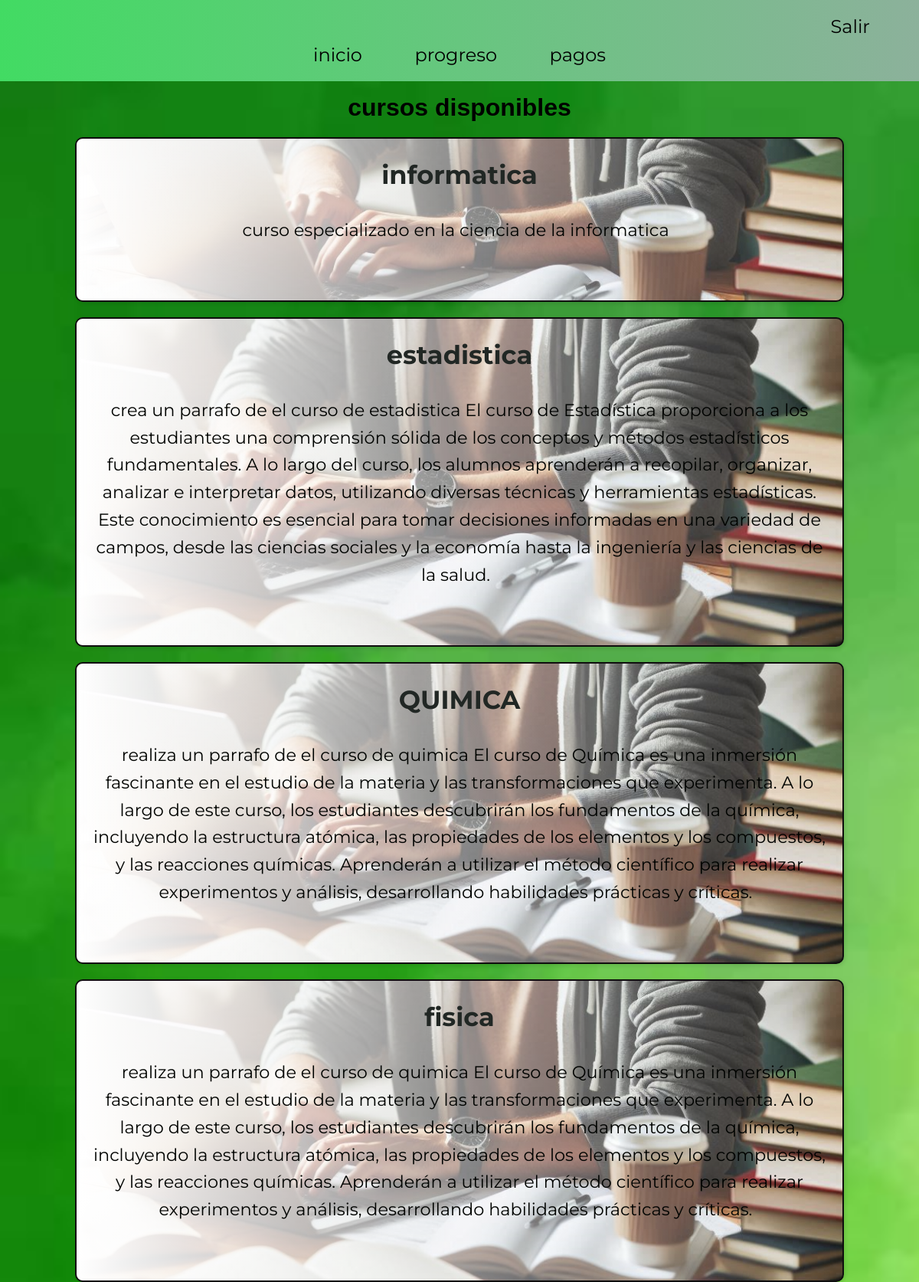
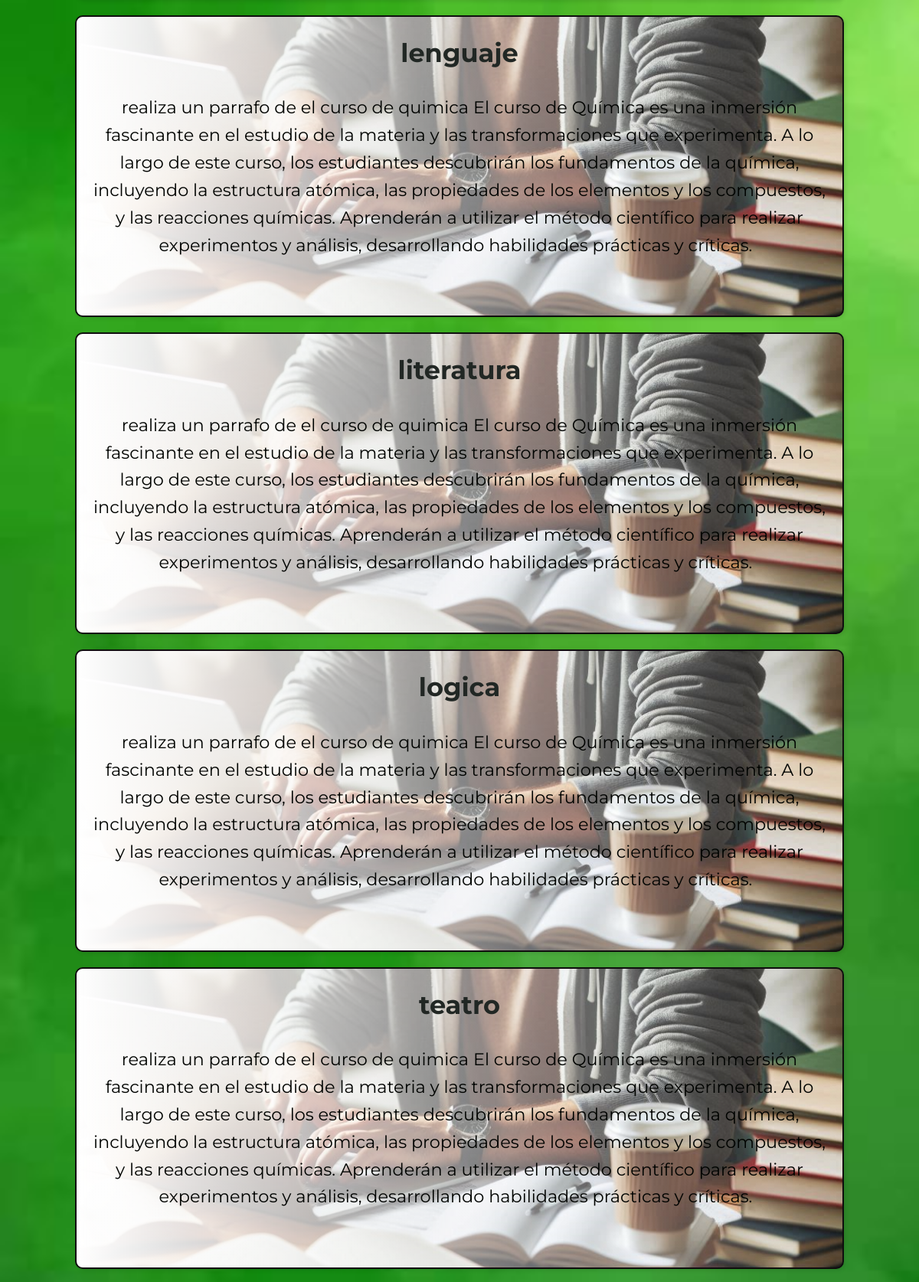
Page /ret (signed in, upper part) on the committed database (2 pictures, top to bottom).
### tables this page shows
CREATE TABLE curso(
            codigo INTEGER PRIMARY KEY,
            nombre TEXT NOT NULL,
            descripcion TEXT NOT NULL,
            ci_docente INTEGER NOT NULL,
            FOREIGN KEY(ci_docente) REFERENCES docente(carnet_doc)
            
        );

### app.py (the view)
@app.route("/ret")
@login_required
def ret():
    da=obtener_curso()
    return render_template('index.html',dacursos=da)

### app.py (called while the page is built)
def login_required(f):
    @wraps(f)
    def decorated_function(*args, **kwargs):
        if 'user_id' not in session:
            return redirect("/login")
        return f(*args, **kwargs)
    return decorated_function

def obtener_curso():
    conn = sqlite3.connect('kronos.db')
    cursor = conn.cursor()
    cursor.execute('SELECT codigo, nombre, descripcion,ci_docente FROM curso')
    datos = cursor.fetchall()
    conn.close()
    return datos

### templates/index.html (shortened to what this page needs)
{% extends "base.html" %}
{% block content %}
    <center>
      <body>
        <h1>cursos disponibles</h1>
        {% for usuario in dacursos %}
        <div class="bloque-interactivo"onclick="location.href='{{ url_for('ver_dato', codigo=usuario[0]) }}'">
          <label>
            <h2>{{ usuario[1] }}</h2>
            {{ usuario[2] }}
          </label><br><br>
          </div>
        {% endfor %}
  </body>
    {% endblock %}

### templates/base.html (shortened to what this page needs)
<!DOCTYPE html>
<html lang="es">
<head>
    <link rel="stylesheet" href="{{ url_for('static', filename='css/styles.css') }}">
</head>
<body>
    <header>
            <nav class="navbar-menu">
              <li class="navbarit">
                <a class="nav-link" href="/logout">Salir</a>
              </li>
                  <center><div class="navbar">
                    <ul>
                      <li>
                        <a class="nav-link" aria-current="page" href="/ret">inicio</a>
                      </li>
                      <li class="nav-item">
                        <a class="nav-link" href="/prog">progreso</a>
                      </li>
                      <li class="nav-item">
                        <a class="nav-link" href="/cur">pagos</a>
                      </li>
                    </ul>
                  </div></center>
              </nav>
    </header>
    <main>
        {% block content %}{% endblock %}
    </main>
</body>
</html>

### static/css/styles.css (style rules this page uses)
body { font-family: Arial, sans-serif; background-image: url('/static/images/fondo3.jpg'); background-size: cover; background-repeat: no-repeat; margin: 0; min-height: 100vh; position: relative; }
header { background: #aff0c9; background: -webkit-linear-gradient(to right, #184901, #57e752); background: linear-gradient(to right, #42db63, #8cb19b); color: #f5f5f5; padding: 1em; text-align:justify ; }
h1 { text-align: center; margin: 0; }
main { width:100%; padding: 1em 0; padding-bottom: 4em; }
h2, h3 { color: #080101; }
label { font-size: 1.4rem; font-family: 'Montserrat', Times, bold; color: #000300; margin-right: 10px; }
.navbar { display: flex; justify-content: center; align-items: center; padding: 1rem; height: 5px; }
.navbarit { display: flex; justify-content: right; align-items: center; padding: 1rem; height: 5px; }
.navbar-menu { list-style: none; display: block; margin: 0; padding: 0; }
.navbar-menu li { margin: 0 1rem; }
.navbar-menu a { color: rgb(0, 0, 0); text-decoration: none; font-size: 1.5rem; padding: 0.5rem 1rem; transition: background-color 0.3s; font-family: 'Montserrat', Times, serif; }
nav ul { list-style: none; padding: 0; }
nav ul li { display: inline; margin-right: 10px; }
nav ul li a { color: #29272e; text-decoration: rgb(33, 33, 163); }
.bloque-interactivo { width: 80%; margin: 20px auto; padding: 20px; background: linear-gradient(to left, rgba(255, 255, 255, 0), rgba(255, 255, 255, 1)), url('/static/images/fondo4.png') no-repeat right; background-size:cover; border: 2px solid #0f0e0e; border-radius: 10px; box-shadow: 2px 2px 5px rgba(0, 0, 0, 0.1); font-family: Arial, sans-serif; line-height: 1.6; color: #e0d6d6; transition: background-color 0.3s, transform 0.3s; padding-bottom: 3em; }
.bloque-interactivo h2 { margin-top: 0; color: #212724; cursor: pointer; }

### rows in the picture
curso: nombre "informatica", descripcion "curso especializado en la ciencia de la informatica"
curso: nombre "estadistica", descripcion "crea un parrafo de el curso de estadistica El curso de Estadística proporciona a los estudiantes una comprensión sólida de los conceptos y métodos estadísticos fundamentales. A lo largo del curso, los alumnos aprenderán a recopilar, organizar, analizar e interpretar datos, utilizando diversas técnicas y herramientas estadísticas. Este conocimiento es esencial para tomar decisiones informadas en una variedad de campos, desde las ciencias sociales y la economía hasta la ingeniería y las ciencias de la salud."
curso: nombre "QUIMICA", descripcion "realiza un parrafo de el curso de quimica El curso de Química es una inmersión fascinante en el estudio de la materia y las transformaciones que experimenta. A lo largo de este curso, los estudiantes descubrirán los fundamentos de la química, incluyendo la estructura atómica, las propiedades de los elementos y los compuestos, y las reacciones químicas. Aprenderán a utilizar el método científico para realizar experimentos y análisis, desarrollando habilidades prácticas y críticas."
curso: nombre "fisica", descripcion "realiza un parrafo de el curso de quimica El curso de Química es una inmersión fascinante en el estudio de la materia y las transformaciones que experimenta. A lo largo de este curso, los estudiantes descubrirán los fundamentos de la química, incluyendo la estructura atómica, las propiedades de los elementos y los compuestos, y las reacciones químicas. Aprenderán a utilizar el método científico para realizar experimentos y análisis, desarrollando habilidades prácticas y críticas."
curso: nombre "lenguaje", descripcion "realiza un parrafo de el curso de quimica El curso de Química es una inmersión fascinante en el estudio de la materia y las transformaciones que experimenta. A lo largo de este curso, los estudiantes descubrirán los fundamentos de la química, incluyendo la estructura atómica, las propiedades de los elementos y los compuestos, y las reacciones químicas. Aprenderán a utilizar el método científico para realizar experimentos y análisis, desarrollando habilidades prácticas y críticas."
curso: nombre "literatura", descripcion "realiza un parrafo de el curso de quimica El curso de Química es una inmersión fascinante en el estudio de la materia y las transformaciones que experimenta. A lo largo de este curso, los estudiantes descubrirán los fundamentos de la química, incluyendo la estructura atómica, las propiedades de los elementos y los compuestos, y las reacciones químicas. Aprenderán a utilizar el método científico para realizar experimentos y análisis, desarrollando habilidades prácticas y críticas."
curso: nombre "logica", descripcion "realiza un parrafo de el curso de quimica El curso de Química es una inmersión fascinante en el estudio de la materia y las transformaciones que experimenta. A lo largo de este curso, los estudiantes descubrirán los fundamentos de la química, incluyendo la estructura atómica, las propiedades de los elementos y los compuestos, y las reacciones químicas. Aprenderán a utilizar el método científico para realizar experimentos y análisis, desarrollando habilidades prácticas y críticas."
curso: nombre "teatro", descripcion "realiza un parrafo de el curso de quimica El curso de Química es una inmersión fascinante en el estudio de la materia y las transformaciones que experimenta. A lo largo de este curso, los estudiantes descubrirán los fundamentos de la química, incluyendo la estructura atómica, las propiedades de los elementos y los compuestos, y las reacciones químicas. Aprenderán a utilizar el método científico para realizar experimentos y análisis, desarrollando habilidades prácticas y críticas."
